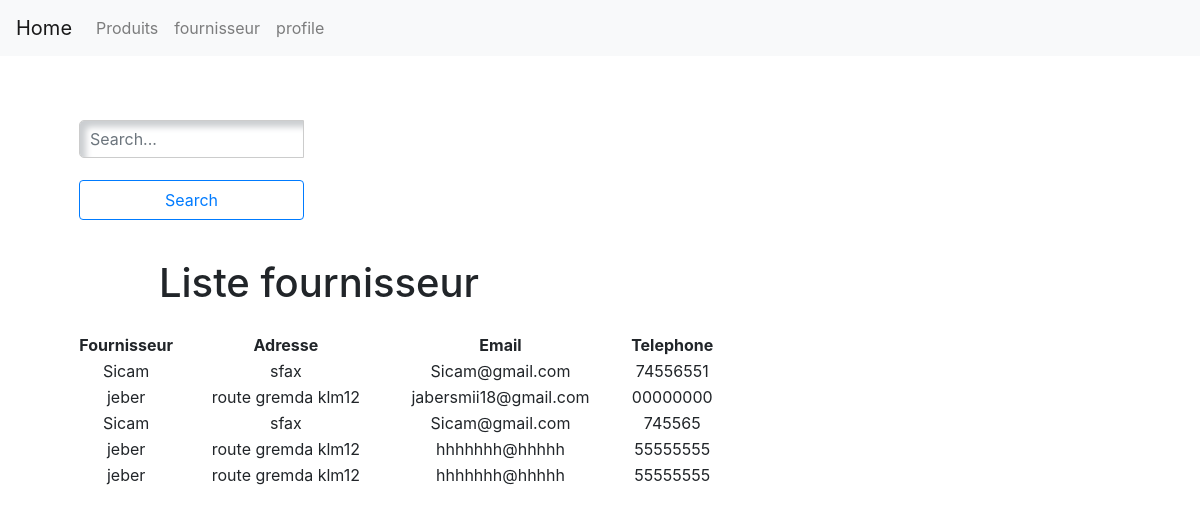
Page /magasin/fournisseur/ (signed in) on the earlier database version.
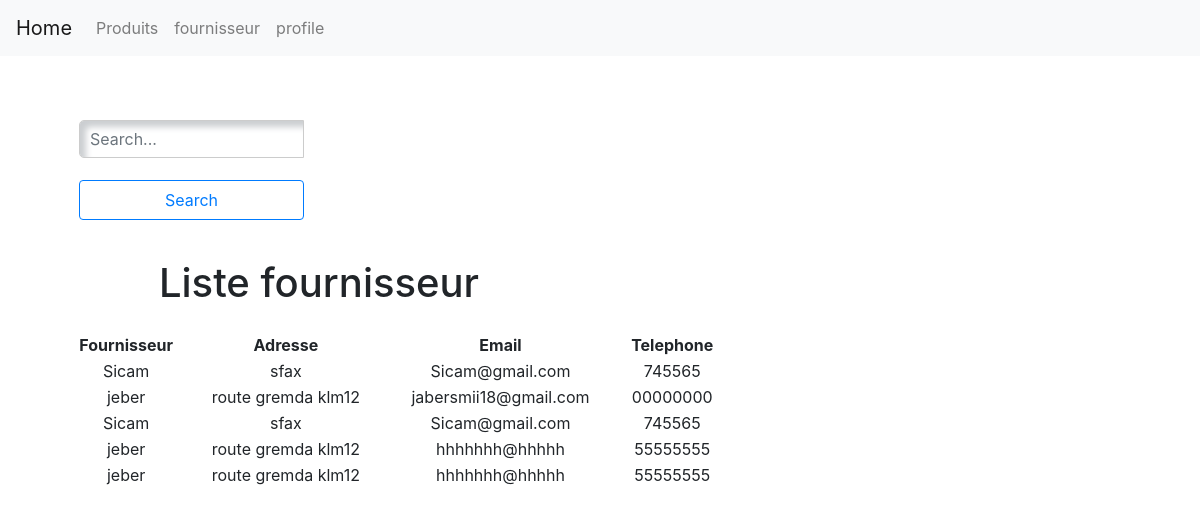
Same page on the later database version.
### magasin/models.py (models this page shows, shortened)
class Fournisseur(models.Model):
    nom=models.CharField(max_length=100)
    adresse=models.TextField(default = ' ')
    email=models.EmailField(default = ' ')
    telephone=models.CharField (max_length=8)

### magasin/views.py (the view)
# urls.py: path('fournisseur/',views.affFournisseur,name='listFourinsseur'),
@login_required
def affFournisseur(request):
    action = 'add'
    if request.method =="GET":
        query = request.GET.get('q')
        results = None
        if query:
            results = Fournisseur.objects.filter(Q(nom__icontains=query) | Q(adresse__icontains=query)| Q(email__icontains=query)| Q(telephone__icontains=query))
            return render (request,'magasin/listFournisseur.html',{'listF':results,'action':action})
    listF=Fournisseur.objects.all()
    return render (request,'magasin/listFournisseur.html',{'listF':listF,'action':action})

### templates/magasin/listFournisseur.html (shortened to what this page needs)
{% extends './base.html' %}
{% load static %}
{% block links  %} <link rel="stylesheet" href="{% static 'css/fournisseur.css' %}"> {% endblock links %}
{% block content %}
    <div class="parent" >
        <div class="child1">
            <div class="col-md-6">
                <form action="#" method="GET">
                    <div class="input-group mb-3">
                        <input type="text" class="form-control" placeholder="Search..." name="q">
                        <button class="btn btn-outline-primary" type="submit">Search</button>
                    </div>
                </form>
            </div>
            <h1 style="margin-bottom: 5%;">Liste fournisseur</h1>
            <table class="table-hover" style="width: 130%;">
                <tr >
                    <th scope="col">Fournisseur</th>
                    <th scope="col">Adresse</th>
                    <th scope="col">Email</th>
                    <th scope="col">Telephone</th>
                </tr>
                {% for four in listF %}
                        <td scope="col">{{four.nom}}</td>
                        <td scope="col">{{four.adresse}}</td>
                        <td scope="col">{{four.email}}</td>
                        <td scope="col">{{four.telephone}}</td>
                {% endfor %}
            </table>
        </div>
    </div>
{% endblock  %}

Differences in the rows shown:
changed Fournisseur (number 1 of 5 on the later page): telephone "74556551" → "745565"
